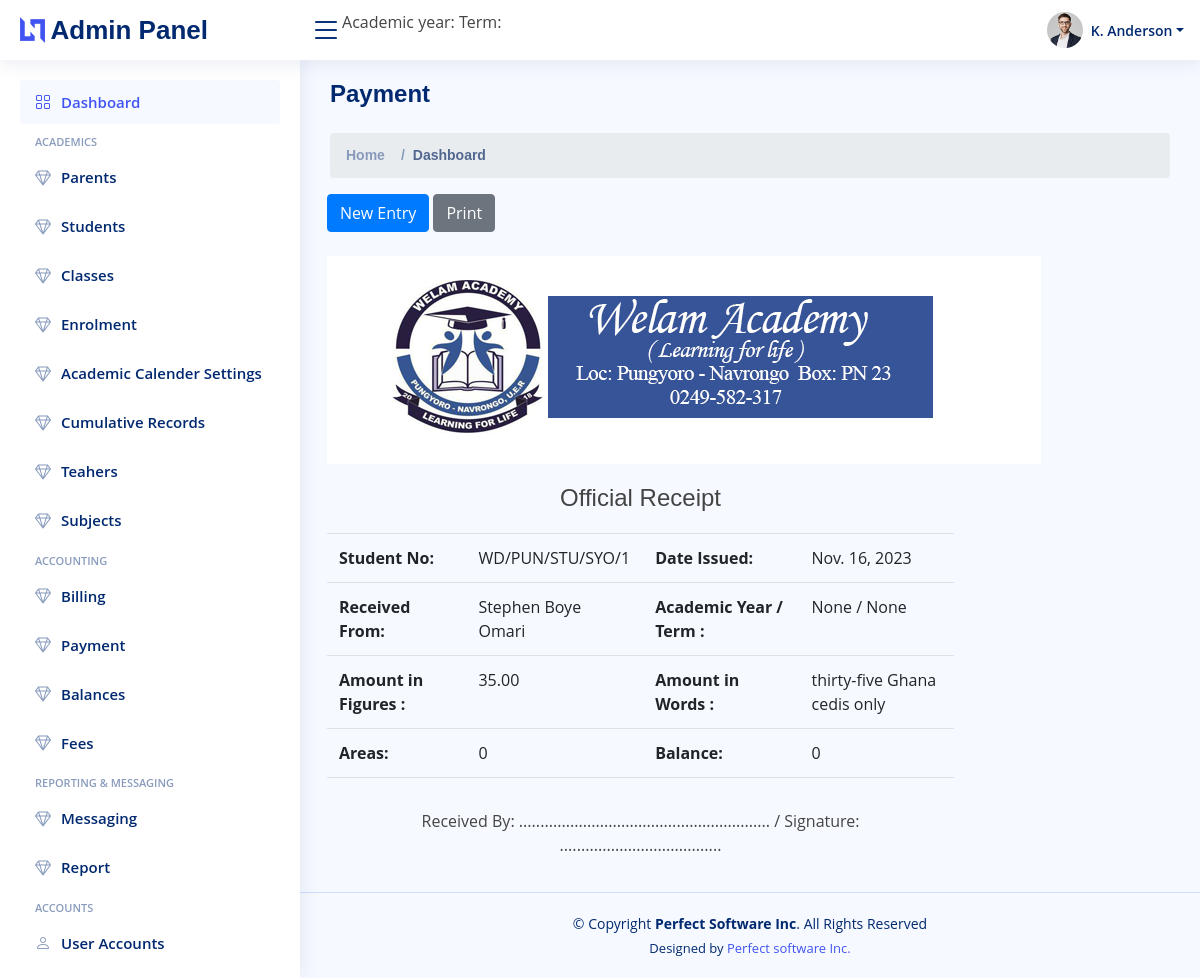
Page /dashboard/payment/receipt/8 on the committed database.
### students/models.py (models this page shows)
class Students(models.Model):
    studentNo = models.CharField(max_length=20, unique= True)
    parentId = models.ForeignKey(to=Parents, on_delete= models.CASCADE)
    firstname = models.CharField(max_length = 15, null=True)
    middlename = models.CharField(max_length = 15, null=True)
    lastname = models.CharField(max_length = 15, null=True)
    dob = models.DateField(max_length = 30, null=True)
    address =  models.CharField(max_length = 15, null=True)
    gender =  models.CharField(max_length = 5, null=True)
    nationality =  models.CharField(max_length = 15, null=True, default="Ghanaian")
    religion =  models.CharField(max_length = 15, null=True)
    previousSchoolAttended = models.CharField(max_length = 20, null=True)
    previousSchoolClass = models.CharField(max_length = 10, null=True)
    disability = models.CharField(max_length = 20, null=True)
    createdAt = models.DateField(max_length = 30, default=datetime.date.today)
    updatedAt = models.DateField(max_length = 30, default=datetime.date.today)

### parents/models.py (models this page shows)
class Parents(models.Model):
    parentNo = models.CharField(max_length=20, unique= True)
    fatherName = models.CharField(max_length = 30, null=True,unique=True)
    fatherOccupation = models.CharField(max_length = 30, null=True)
    fatherPhonenumber = models.CharField(max_length = 10, null=True)
    motherName = models.CharField(max_length = 30, null=True,unique=True)
    motherOccupation = models.CharField(max_length = 30, null=True)
    motherPhonenumber = models.CharField(max_length = 10, null=True)
    createdAt = models.DateTimeField(max_length = 30, default=datetime.date.today)
    updatedAt = models.DateTimeField(max_length = 30, default=datetime.date.today)

### payments/models.py (models this page shows)
class Payments (models.Model):
    paymentNo = models.CharField(max_length=20, unique= True)
    student = models.ForeignKey(to = Students, on_delete= models.CASCADE)
    amount = models.DecimalField(decimal_places= 2, max_digits=10000, null=True)
    year = models.PositiveIntegerField(null=True)
    term = models.PositiveIntegerField(null=True)
    createdAt = models.DateField(max_length = 30, default=datetime.date.today)
    updatedAt = models.DateField(max_length = 30, default=datetime.date.today)

### payments/views.py (the view)
# urls.py: path("dashboard/payment/receipt/<int:id>", views.receipt),
def receipt(request,id):
    totalPayment = 0;
    totalBill = 0
    student =  Payments.objects.filter(id = id).first().student
    payments = Payments.objects.filter(student = student ,year = request.session.get('year'), term = request.session.get('term')).all()
    for payment in payments:
        totalPayment += payment.amount
    bills = Bills.objects.filter(student = student , year = request.session.get('year'), term = request.session.get('term')).all()
    for bill in bills:
        totalBill += bill.amount
    areas = totalBill - totalPayment
    balance = totalBill - totalPayment
    if areas < 0:
        areas = 0
        balance = balance
    else:
        areas = areas
        balance = 0
    return render(request,"paymentreceipt.html",{'term':request.session.get('term'),"year":request.session.get('year'),'student':student,"payment" : Payments.objects.filter(id = id).first(),"word":num2words(Payments.objects.filter(id = id).first().amount),"areas":areas,"balance":balance})

### payments/templates/paymentreceipt.html (shortened to what this page needs)
{% extends 'dashboard.html' %}
{%load static%}
{%block pagetitle%}
<h1>Payment</h1><br>
{%endblock%}
{%block body%}
<section>
    <div class="row">
        <div class="col-md-12">
            {%include 'paymentheader.html'%}
        </div><br>
        <div class="col-md-9" id="paymentreceiptsection" style="background-color: #f6f9ff;">
            <center>
            <div>
                <img src="{% static 'assets/img/receiptheader.jpg' %}" alt="">
                <h4 style="margin:20px;"> Official Receipt</h4>
            </div>
                <table class="table">
                    <tr>
                        <th>Student No:</th>
                        <td>{{student.studentNo}}</td>
                        <th>Date Issued:</th>
                        <td>{{student.createdAt}}</td>
                    </tr>
                    <tr>
                        <th>Received From:</th>
                        <td>{{student.parentId.fatherName}}</td>
                        <th>Academic Year / Term :</th>
                        <td>{{year}} / {{term}}</td>
                    </tr>
                    <tr>
                        <th>Amount in Figures :</th>
                        <td>{{payment.amount}}</td>
                        <th>Amount in Words :</th>
                        <td>{{word}} Ghana cedis only</td>
                    </tr>
                    <tr>
                        <th>Areas:</th>
                        <td>{{areas}}</td>
                        <th>Balance: </th>
                        <td>{{balance}}</td>
                    </tr>
            </table>
            <div id="signatures" style="display: inline;">
                <p style="float: right; margin: 15px;">Received By: ...........................................................  / Signature: ......................................</p>
              </div>
          </div>
    </div>
</section>
{%endblock%}

### static/style.css (style rules this page uses)
:root { scroll-behavior: smooth; }
body { font-family: "Open Sans", sans-serif; background: #f6f9ff; color: #444444; }
h1, h2, h3, h4, h5, h6 { font-family: "Nunito", sans-serif; }
.pagetitle h1 { font-size: 24px; margin-bottom: 0; font-weight: 600; color: #012970; }

### rows in the picture
Students: studentNo "WD/PUN/STU/SYO/1", createdAt "Nov. 16, 2023", parentId.fatherName "Stephen Boye Omari"
Payments: amount "35.00"

### other values in the picture
{{ year }} "None"
{{ term }} "None"
{{ word }} "thirty-five"
{{ areas }} "0"
{{ balance }} "0"
